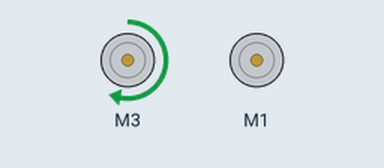
This sketch was run on a simulated Arduino Uno, built with avr-gcc and run on an emulated ATmega328P. Parts: 2 × DC motor (green arrow = forward, orange = backward, longer = faster).

Above: at 0.1 s.
At 2.1 s:
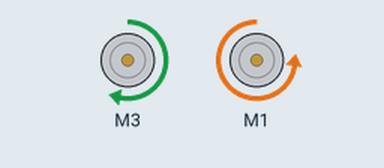
Timing chart, 0 to 3.6 s (numbered marks = the images above):
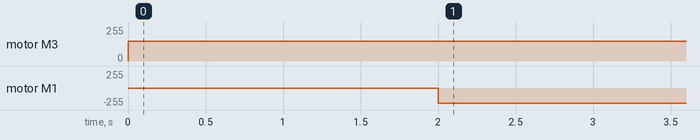

The sketch:

Operate_Motors_VR.ino
```cpp
/*Test of driving forward*/
#include <Wire.h>
#include <Adafruit_MotorShield.h>

// Create the motor shield object with the default I2C address
Adafruit_MotorShield AFMS = Adafruit_MotorShield() ;

//Define Constants
#define TESTTIME 1000

const byte SPEED = 150; // Default speed for motors

//Define 'ports' for motors.
const byte LEFTMOTORPORT = 3;
const byte RIGHTMOTORPORT = 1;
// Create pointers to motor control objects
Adafruit_DCMotor *motorLeft = AFMS.getMotor(LEFTMOTORPORT) ;
Adafruit_DCMotor *motorRight = AFMS.getMotor(RIGHTMOTORPORT);

void setup (void){
  AFMS.begin();  //create with the default frequency 1.6KHz
  //Turn off all motors to start, just a good habit
  motorLeft->run(RELEASE);
  motorRight->run(RELEASE);
}

void loop (void){

  //delay(2000); // Delay for two seconds to give time to place the robot.

      motorLeft->setSpeed(SPEED); // Set both speeds
     motorRight->setSpeed(225);
     motorLeft->run(FORWARD);
      delay(2000);
     motorRight->run(BACKWARD);

}
```

Measured:
- by itself, motor M3: stopped → forward 150/255 at 0.00 s
- by itself, motor M1: stopped → backward 225/255 at 2.0 s
